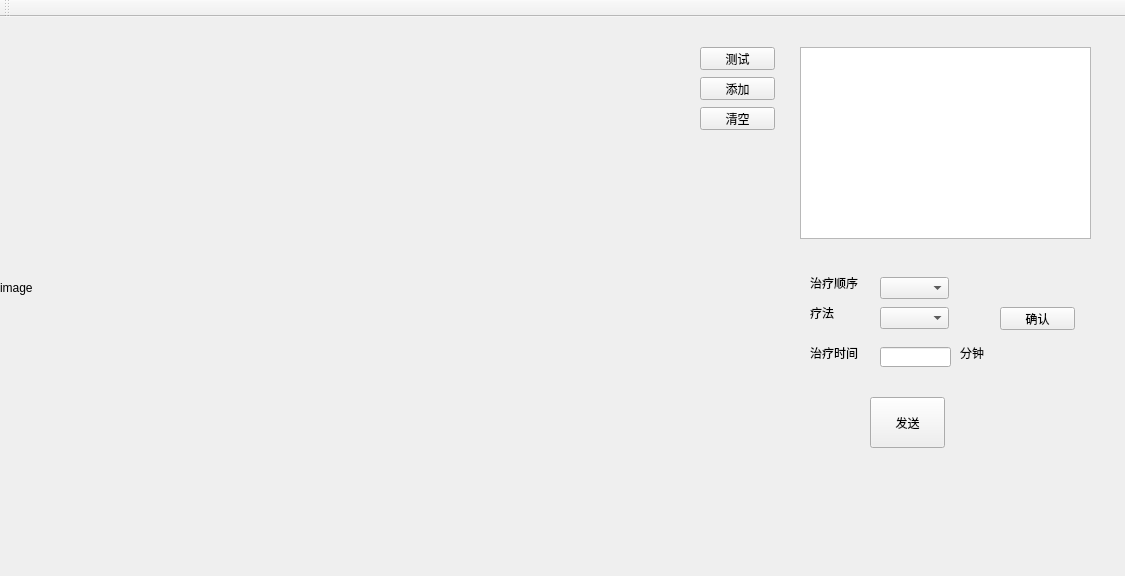
<?xml version="1.0" encoding="UTF-8"?>
<ui version="4.0">
 <class>MainWindow</class>
 <widget class="QMainWindow" name="MainWindow">
  <property name="geometry">
   <rect>
    <x>0</x>
    <y>0</y>
    <width>1125</width>
    <height>576</height>
   </rect>
  </property>
  <property name="windowTitle">
   <string>MainWindow</string>
  </property>
  <widget class="QWidget" name="centralWidget">
   <widget class="QLabel" name="label">
    <property name="geometry">
     <rect>
      <x>0</x>
      <y>0</y>
      <width>651</width>
      <height>541</height>
     </rect>
    </property>
    <property name="text">
     <string>image</string>
    </property>
   </widget>
   <widget class="QPushButton" name="pushButton">
    <property name="geometry">
     <rect>
      <x>700</x>
      <y>30</y>
      <width>75</width>
      <height>23</height>
     </rect>
    </property>
    <property name="text">
     <string>测试</string>
    </property>
   </widget>
   <widget class="QTableView" name="tableView">
    <property name="geometry">
     <rect>
      <x>800</x>
      <y>30</y>
      <width>291</width>
      <height>192</height>
     </rect>
    </property>
   </widget>
   <widget class="QPushButton" name="addButton">
    <property name="geometry">
     <rect>
      <x>700</x>
      <y>60</y>
      <width>75</width>
      <height>23</height>
     </rect>
    </property>
    <property name="text">
     <string>添加</string>
    </property>
   </widget>
   <widget class="QPushButton" name="deleteItemButton">
    <property name="geometry">
     <rect>
      <x>700</x>
      <y>90</y>
      <width>75</width>
      <height>23</height>
     </rect>
    </property>
    <property name="text">
     <string>清空</string>
    </property>
   </widget>
   <widget class="QComboBox" name="comboBox_no">
    <property name="geometry">
     <rect>
      <x>880</x>
      <y>260</y>
      <width>69</width>
      <height>22</height>
     </rect>
    </property>
   </widget>
   <widget class="QComboBox" name="comboBox_cure">
    <property name="geometry">
     <rect>
      <x>880</x>
      <y>290</y>
      <width>69</width>
      <height>22</height>
     </rect>
    </property>
   </widget>
   <widget class="QLabel" name="label_no">
    <property name="geometry">
     <rect>
      <x>810</x>
      <y>260</y>
      <width>54</width>
      <height>12</height>
     </rect>
    </property>
    <property name="text">
     <string>治疗顺序</string>
    </property>
   </widget>
   <widget class="QLabel" name="label_cute">
    <property name="geometry">
     <rect>
      <x>810</x>
      <y>290</y>
      <width>54</width>
      <height>12</height>
     </rect>
    </property>
    <property name="text">
     <string>疗法</string>
    </property>
   </widget>
   <widget class="QLabel" name="label_cutetime">
    <property name="geometry">
     <rect>
      <x>810</x>
      <y>330</y>
      <width>54</width>
      <height>12</height>
     </rect>
    </property>
    <property name="text">
     <string>治疗时间</string>
    </property>
   </widget>
   <widget class="QLineEdit" name="lineEdit">
    <property name="geometry">
     <rect>
      <x>880</x>
      <y>330</y>
      <width>71</width>
      <height>20</height>
     </rect>
    </property>
   </widget>
   <widget class="QLabel" name="label_5">
    <property name="geometry">
     <rect>
      <x>960</x>
      <y>330</y>
      <width>54</width>
      <height>12</height>
     </rect>
    </property>
    <property name="text">
     <string>分钟</string>
    </property>
   </widget>
   <widget class="QPushButton" name="confirmButton">
    <property name="geometry">
     <rect>
      <x>1000</x>
      <y>290</y>
      <width>75</width>
      <height>23</height>
     </rect>
    </property>
    <property name="text">
     <string>确认</string>
    </property>
   </widget>
   <widget class="QPushButton" name="sendButton">
    <property name="geometry">
     <rect>
      <x>870</x>
      <y>380</y>
      <width>75</width>
      <height>51</height>
     </rect>
    </property>
    <property name="text">
     <string>发送</string>
    </property>
   </widget>
  </widget>
  <widget class="QToolBar" name="mainToolBar">
   <attribute name="toolBarArea">
    <enum>TopToolBarArea</enum>
   </attribute>
   <attribute name="toolBarBreak">
    <bool>false</bool>
   </attribute>
  </widget>
 </widget>
 <layoutdefault spacing="6" margin="11"/>
 <resources/>
 <connections/>
</ui>
